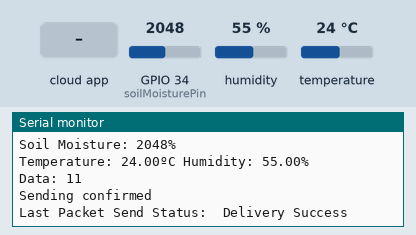
This sketch was run on a simulated ESP32. Parts: the last lines printed to the serial monitor. The test bench sets the inputs (shaded band); at power-on: humidity 55 %, GPIO 34 (soilMoisturePin) = 2048, temperature 24 °C. The RemoteXY app is connected.

Above: at 3.3 s.
3.4 s: humidity set to 22 %
5.0 s: GPIO 34 (soilMoisturePin) set to 2866
At 5.5 s:
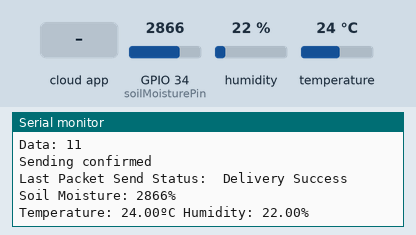
6.6 s: the phone or cloud app sets irrstate_manual_switch to 1
8.2 s: temperature set to 12 °C
At 8.7 s:
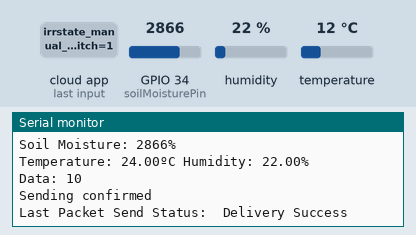
9.8 s: GPIO 34 (soilMoisturePin) set to 3603
At 10.6 s:
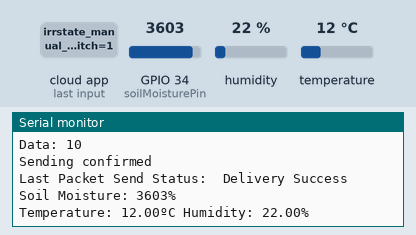
11.4 s: humidity set to 40 %
At 13.1 s:
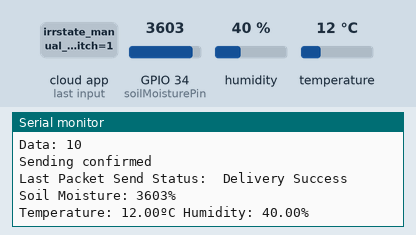
Timing chart, 0 to 14.0 s (numbered marks = the images above; inputs shaded):
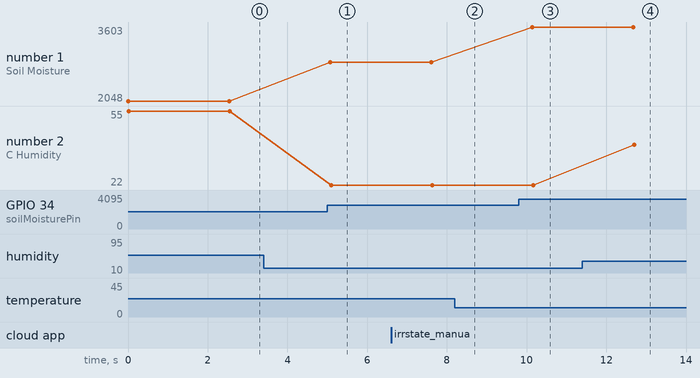

Measured:
- after the input at 5.0 s, the serial monitor: prints a new line after 0.07 s (image 1)
- after the input at 9.8 s, the serial monitor: prints a new line after 0.34 s (image 3)
- after the input at 11.4 s, the serial monitor: prints a new line after 1.3 s (image 4)
- plotted number 1: 2048 → 2866 after the input at 5.0 s, 2866 → 3603 after the input at 9.8 s
- plotted number 2: 22 → 40 after the input at 11.4 s

The sketch:

ESP_32.ino
```cpp
//////////////////////////////////////////////
//        RemoteXY include library          //
//////////////////////////////////////////////

// RemoteXY select connection mode and include library
#define REMOTEXY_MODE__ESP32CORE_WIFI_CLOUD
// Include required libraries
#include <esp_now.h>
#include <WiFi.h>
#include <Adafruit_Sensor.h>
#include <DHT.h>
#include <DHT_U.h>
#include <RemoteXY.h>


// RemoteXY connection settings
#define REMOTEXY_WIFI_SSID "AUTO"
#define REMOTEXY_WIFI_PASSWORD "123456789"
#define REMOTEXY_CLOUD_SERVER "cloud.remotexy.com"
#define REMOTEXY_CLOUD_PORT 6376
#define REMOTEXY_CLOUD_TOKEN "82f29ba2c5d14f743a78533cf7a8c63e"
#define REMOTEXY_ACCESS_PASSWORD "ram1"


// RemoteXY configurate
#pragma pack(push, 1)
uint8_t RemoteXY_CONF[] =   // 658 bytes
  { 255,4,0,46,0,139,2,16,16,5,129,0,13,21,34,5,4,24,82,65,
  77,32,73,114,114,105,103,97,116,105,111,110,0,129,0,8,77,45,3,4,
  1,66,121,32,58,32,89,111,117,115,101,102,32,65,109,105,114,32,83,104,
  97,109,115,32,65,108,100,101,101,110,0,131,0,16,91,29,8,1,16,24,
  73,114,114,105,103,97,116,105,111,110,0,129,0,4,12,18,6,1,24,73,
  114,114,105,103,97,116,105,111,110,32,83,116,97,116,101,32,58,0,129,0,
  32,44,28,4,1,24,84,121,112,101,32,79,102,32,80,108,97,110,116,32,
  58,0,129,0,1,44,24,4,1,24,84,121,112,101,32,79,102,32,83,111,
  105,108,58,0,131,0,42,2,20,7,3,16,24,77,111,110,105,116,111,114,
  0,130,1,11,64,39,24,1,24,70,16,32,70,15,15,1,36,135,0,68,
  51,1,12,61,49,3,31,24,203,1,77,111,105,115,116,117,114,101,0,65,
  105,114,32,84,101,109,112,0,72,117,109,105,100,105,116,121,0,67,0,5,
  68,20,6,3,203,64,11,67,0,38,68,20,6,3,203,64,11,67,0,23,
  82,20,6,3,203,64,11,129,0,14,69,8,4,1,36,82,101,100,32,0,
  129,0,13,78,8,3,1,136,71,114,101,101,110,0,129,0,15,82,13,2,
  1,31,73,114,114,105,103,97,116,105,111,110,32,79,78,0,129,0,15,74,
  13,2,1,31,73,114,114,105,103,97,116,105,111,110,32,79,70,70,0,129,
  0,33,66,13,2,1,31,73,114,114,105,103,97,116,105,111,110,32,76,101,
  100,0,131,1,3,2,20,7,4,16,24,72,111,109,101,32,0,129,0,5,
  35,53,4,4,12,87,101,108,99,111,109,101,32,116,111,32,82,65,77,73,
  82,82,32,105,110,32,116,104,105,115,0,129,0,6,41,49,4,4,12,97,
  112,112,32,121,111,117,32,99,97,110,32,109,111,110,105,116,111,114,32,97,
  110,100,32,0,129,0,6,47,47,4,4,12,99,111,110,116,114,111,108,32,
  105,110,32,121,111,117,114,32,105,114,114,105,103,97,116,105,111,110,0,10,
  49,7,26,14,13,1,135,36,31,79,78,0,31,79,70,70,0,10,49,29,
  27,25,10,1,39,208,24,65,117,116,111,109,97,116,105,99,0,24,77,97,
  110,117,97,108,0,129,0,7,22,14,3,1,200,73,110,32,77,97,110,117,
  97,108,32,0,129,0,1,63,22,5,3,200,77,111,105,115,116,117,114,101,
  58,0,129,0,34,63,23,5,3,200,72,117,109,105,100,105,116,121,58,0,
  129,0,20,77,19,5,3,200,65,46,84,101,109,112,58,0,2,1,33,51,
  27,8,1,66,13,24,24,67,111,116,116,111,110,0,82,105,115,101,0,2,
  1,2,51,26,8,1,207,165,24,24,67,108,97,121,0,83,97,110,100,121,
  0,129,0,21,53,16,4,4,12,32,115,121,115,116,101,109,46,0 };

// this structure defines all the variables and events of your control interface
struct {

    // input variables
  uint8_t irrstate_manual_switch; // =1 if state is ON, else =0
  uint8_t irrstate_switch; // =1 if state is ON, else =0
  uint8_t plant_switch; // =1 if switch ON and =0 if OFF
  uint8_t soil_switch; // =1 if switch ON and =0 if OFF

    // output variables
  uint8_t irrstate_led; // led state 0 .. 1
  float Graph_var1;
  float Graph_var2;
  float Graph_var3;
  char Moisture[11];  // string UTF8 end zero
  char Hum[11];  // string UTF8 end zero
  char Air_Temp[11];  // string UTF8 end zero

    // other variable
  uint8_t connect_flag;  // =1 if wire connected, else =0

} RemoteXY;
#pragma pack(pop)

/////////////////////////////////////////////
//           END RemoteXY include          //
/////////////////////////////////////////////


// Define soil moisture sensor pin
const int soilMoisturePin = 34;

// DHT11 sensor
#define DHT11PIN 21
DHT dht(DHT11PIN, DHT11);


//ESPNOW Start
// Variables
int int_value;


// MAC Address of responder - edit as required
uint8_t broadcastAddress[] = {0x94, 0xB9, 0x7E, 0x02, 0x41, 0x13};

// Define a data structure
typedef struct struct_message {
    int b;
} struct_message;

// Create a structured object
struct_message myData;

// Peer info
esp_now_peer_info_t peerInfo;

// Callback function called when data is sent
void OnDataSent(const uint8_t *mac_addr, esp_now_send_status_t status) {
  Serial.print("\r\nLast Packet Send Status:\t");
  Serial.println(status == ESP_NOW_SEND_SUCCESS ? "Delivery Success" : "Delivery Fail");
}
//ESPNOW END


void setup()
{
  RemoteXY_Init ();
  // Initialize Serial communication
  Serial.begin(115200);

  // Set soil moisture sensor pin as input
  pinMode(soilMoisturePin, INPUT);

  dht.begin();
//ESPNOW Start
  // Set ESP32 as a Wi-Fi Station
  WiFi.mode(WIFI_STA);

  // Initilize ESP-NOW
  if (esp_now_init() != ESP_OK) {
    Serial.println("Error initializing ESP-NOW");
    return;
  }

  // Register the send callback
  esp_now_register_send_cb(OnDataSent);

  // Register peer
  memcpy(peerInfo.peer_addr, broadcastAddress, 6);
  peerInfo.channel = 0;
  peerInfo.encrypt = false;

  // Add peer
  if (esp_now_add_peer(&peerInfo) != ESP_OK){
    Serial.println("Failed to add peer");
    return;

  }
  //ESPNOW End
}

void loop()
{
  RemoteXY_Handler ();

    // Read soil moisture
  int soilMoisture = analogRead(soilMoisturePin);

  // Map the soil moisture value to a percentage (0-100%)
  int moisturePercentage = map(soilMoisture, 4095, 1600, 0, 100);

  // Print the soil moisture value
  Serial.print("Soil Moisture: ");
  Serial.print(soilMoisture);
  Serial.println("%");

  float humi = dht.readHumidity();
  float temp = dht.readTemperature();

  Serial.print("Temperature: ");
  Serial.print(temp);
  Serial.print("ºC ");

  Serial.print("Humidity: ");
  Serial.print(humi);
  Serial.println("%");


  // Delay before reading again (adjust as needed)
  delay(500);

  RemoteXY.Graph_var1 = moisturePercentage;
  dtostrf(moisturePercentage, 0, 2, RemoteXY.Moisture);

  RemoteXY.Graph_var3 = humi;
  dtostrf(humi, 0, 2, RemoteXY.Hum);

  RemoteXY.Graph_var2 = temp;
  dtostrf(temp, 0, 2, RemoteXY.Air_Temp);


//IF Start
 int SM = 35;
 int data = 10;
if (RemoteXY.irrstate_switch == 0 && RemoteXY.irrstate_manual_switch == 1) {
    data = 10;
  } else if (RemoteXY.irrstate_switch == 0 && RemoteXY.irrstate_manual_switch == 0) {
    data = 11;
  } else if (RemoteXY.plant_switch == 0 && RemoteXY.soil_switch == 0 && RemoteXY.irrstate_switch == 1 && moisturePercentage < 50) {
    data = 11;
  } else if (RemoteXY.plant_switch == 0 && RemoteXY.soil_switch == 1 && RemoteXY.irrstate_switch == 1 && moisturePercentage < 40) {
    data = 11;
  } else if (RemoteXY.plant_switch == 1 && RemoteXY.soil_switch == 0 && RemoteXY.irrstate_switch == 1 && moisturePercentage < 30) {
    data = 11;
  } else if (RemoteXY.plant_switch == 1 && RemoteXY.soil_switch == 1 && RemoteXY.irrstate_switch == 1 && moisturePercentage < 20) {
    data = 11;
  } else {
    data = 10;
  }
//IF End
// led Start

  if (data == 10) {
    RemoteXY.irrstate_led = 1;
  } else {
    RemoteXY.irrstate_led = 0;
  }
  // Print the value of data to the serial monitor
  Serial.print("Data: ");
  Serial.println(data);
    delay(10);
// led End


//ESPNOW Start
  int_value = 11;
  // Format structured data
  myData.b = data;


  // Send message via ESP-NOW
  esp_err_t result = esp_now_send(broadcastAddress, (uint8_t *) &myData, sizeof(myData));

  if (result == ESP_OK) {
    Serial.println("Sending confirmed");
  }
  else {
    Serial.println("Sending error");
  }
  delay(2000);
//ESPNOW End
}
```
